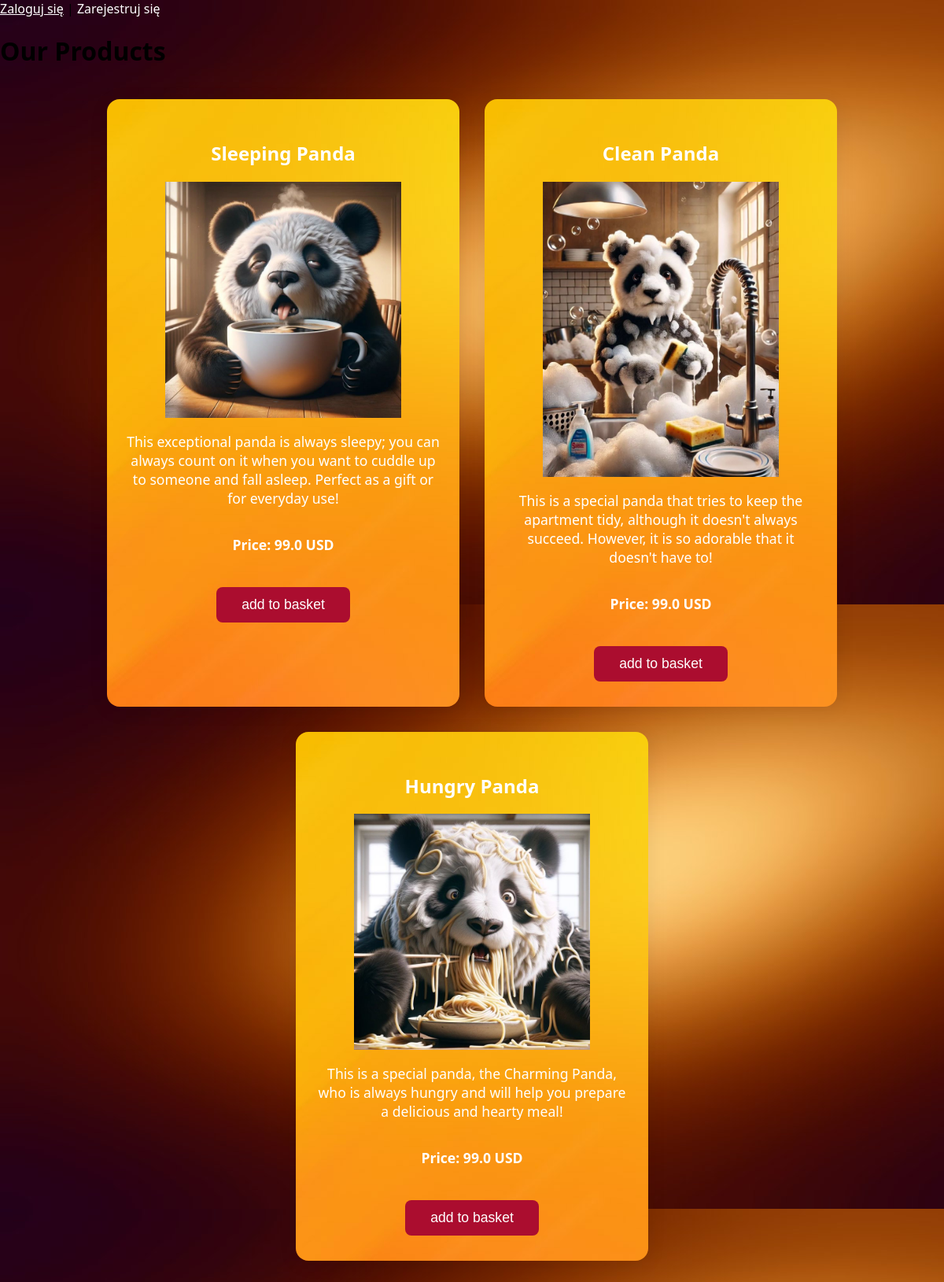
The page / on the database its author committed.
### tables this page shows
CREATE TABLE products (
    id INTEGER PRIMARY KEY AUTOINCREMENT,
    name TEXT NOT NULL,
    price REAL NOT NULL,
    description TEXT,
    image TEXT
);

### app.py (the view)
@app.route('/')
def home():
    products = get_all_products()
    return render_template('index.html', products=products)

### app.py (called while the page is built)
def get_all_products():
    conn = sqlite3.connect('products.db')
    conn.row_factory = sqlite3.Row  # Pozwala na dostęp do kolumn po nazwie
    c = conn.cursor()
    c.execute('SELECT * FROM products')
    rows = c.fetchall()
    products = []
    for row in rows:
        products.append({
            'id': row['id'],
            'name': row['name'],
            'price': row['price'],
            'description': row['description'],
            'image': row['image']
        })
    conn.close()
    return products

### templates/index.html (shortened to what this page needs)
<!DOCTYPE html>
<html lang="eng">
<head>
    <link rel="stylesheet" href="/static/css/style.css">
</head>
<body>
    <header>
        {% if session.user_id %}
            <span>Witaj, {{ session.user_email }}!</span>
            <a href="/logout">Wyloguj się</a>
        {% else %}
            <a href="/login">Zaloguj się</a> |
            <a href="/register">Zarejestruj się</a>
        {% endif %}
    </header>
    <h1>Our Products</h1>
    <div class="products-list">
        {% for product in products %}
        <div class="container">
            <h2>{{ product.name }}</h2>
            <img src="{{ product.image }}" alt="{{ product.name }}" style="max-width:300px;">
            <p>{{ product.description }}</p>
            <p><strong>Price: {{ product.price }} USD</strong></p>
            <form action="/add_to_cart" method="post">
                <button type="submit">add to basket</button>
            </form>
        </div>
        {% endfor %}
    </div>
</body>
</html>

### static/css/style.css (style rules this page uses)
body { background: #f7c570 url('/static/images/Gradient Wallpaper For Your Android Smartphone Or Tablet.jpg'); font-family: 'Segoe UI', Arial, sans-serif; margin: 0; padding: 0; }
.products-list { display: flex; flex-wrap: wrap; justify-content: center; gap: 32px; margin: 40px auto; max-width: 1200px; }
.container { background: #9c0404 url('/static/images/Orange Gradient Wallpaper.jpg'); width: 400px; margin: 0; padding: 32px 24px; border-radius: 16px; box-shadow: 0 4px 24px rgba(0,0,0,0.08); text-align: center; display: flex; flex-direction: column; align-items: center; }
p { color: #fff; font-size: 1.1em; }
form { margin-top: 24px; }
button { background: #ab0d2f; color: #fff; border: none; padding: 12px 32px; border-radius: 8px; font-size: 1.1em; cursor: pointer; transition: background 0.2s; }
h2, h3, h4, h5, h6 { color: #fff; }
a { color: #fff; text-decoration: none; }

### rows shown on the page
products: name "Sleeping Panda", image (picture), description "This exceptional panda is always sleepy; you can always count on it when you want to cuddle up to someone and fall asleep. Perfect as a gift or for everyday use!", price "99.0"
products: name "Clean Panda", image (picture), description "This is a special panda that tries to keep the apartment tidy, although it doesn't always succeed. However, it is so adorable that it doesn't have to!", price "99.0"
products: name "Hungry Panda", image (picture), description "This is a special panda, the Charming Panda, who is always hungry and will help you prepare a delicious and hearty meal!", price "99.0"
